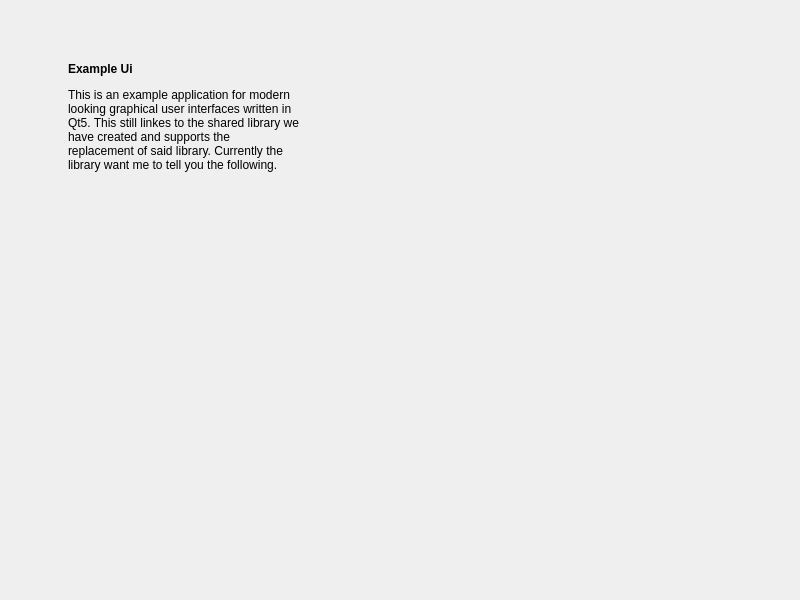
<?xml version="1.0" encoding="UTF-8"?>
<ui version="4.0">
 <class>MainWindow</class>
 <widget class="QWidget" name="MainWindow">
  <property name="geometry">
   <rect>
    <x>0</x>
    <y>0</y>
    <width>800</width>
    <height>600</height>
   </rect>
  </property>
  <property name="windowTitle">
   <string>MainWindow</string>
  </property>
  <widget class="QWidget" name="centralwidget">
   <property name="geometry">
    <rect>
     <x>0</x>
     <y>0</y>
     <width>367</width>
     <height>254</height>
    </rect>
   </property>
   <property name="sizePolicy">
    <sizepolicy hsizetype="Expanding" vsizetype="Expanding">
     <horstretch>0</horstretch>
     <verstretch>0</verstretch>
    </sizepolicy>
   </property>
   <property name="styleSheet">
    <string notr="true"/>
   </property>
   <layout class="QVBoxLayout" name="verticalLayout_2">
    <property name="spacing">
     <number>0</number>
    </property>
    <property name="leftMargin">
     <number>0</number>
    </property>
    <property name="topMargin">
     <number>0</number>
    </property>
    <property name="rightMargin">
     <number>0</number>
    </property>
    <property name="bottomMargin">
     <number>0</number>
    </property>
    <item>
     <widget class="QWidget" name="content" native="true">
      <property name="sizePolicy">
       <sizepolicy hsizetype="Expanding" vsizetype="Expanding">
        <horstretch>0</horstretch>
        <verstretch>0</verstretch>
       </sizepolicy>
      </property>
      <layout class="QGridLayout" name="gridLayout" rowstretch="0,0,0,0" rowminimumheight="0,0,0,0">
       <property name="spacing">
        <number>0</number>
       </property>
       <item row="1" column="2">
        <spacer name="verticalSpacer">
         <property name="orientation">
          <enum>Qt::Vertical</enum>
         </property>
         <property name="sizeHint" stdset="0">
          <size>
           <width>0</width>
           <height>20</height>
          </size>
         </property>
        </spacer>
       </item>
       <item row="2" column="2">
        <widget class="QWidget" name="center" native="true">
         <property name="sizePolicy">
          <sizepolicy hsizetype="Preferred" vsizetype="Preferred">
           <horstretch>0</horstretch>
           <verstretch>0</verstretch>
          </sizepolicy>
         </property>
         <layout class="QVBoxLayout" name="verticalLayout">
          <property name="leftMargin">
           <number>20</number>
          </property>
          <property name="topMargin">
           <number>20</number>
          </property>
          <property name="rightMargin">
           <number>20</number>
          </property>
          <property name="bottomMargin">
           <number>20</number>
          </property>
          <item>
           <widget class="QLabel" name="description_lbl">
            <property name="text">
             <string>&lt;html&gt;&lt;head/&gt;&lt;body&gt;&lt;p&gt;&lt;span style=&quot; font-weight:600;&quot;&gt;Example Ui&lt;/span&gt;&lt;/p&gt;&lt;p&gt;This is an example application for modern looking graphical user interfaces written in Qt5. This still linkes to the shared library we have created and supports the replacement of said library. Currently the library want me to tell you the following.&lt;/p&gt;&lt;/body&gt;&lt;/html&gt;</string>
            </property>
            <property name="wordWrap">
             <bool>true</bool>
            </property>
           </widget>
          </item>
          <item>
           <widget class="QLabel" name="library_lbl">
            <property name="text">
             <string>&lt;library_text&gt;</string>
            </property>
           </widget>
          </item>
         </layout>
        </widget>
       </item>
       <item row="3" column="2">
        <spacer name="verticalSpacer_2">
         <property name="orientation">
          <enum>Qt::Vertical</enum>
         </property>
         <property name="sizeHint" stdset="0">
          <size>
           <width>0</width>
           <height>20</height>
          </size>
         </property>
        </spacer>
       </item>
       <item row="2" column="3">
        <spacer name="horizontalSpacer">
         <property name="orientation">
          <enum>Qt::Horizontal</enum>
         </property>
         <property name="sizeHint" stdset="0">
          <size>
           <width>20</width>
           <height>0</height>
          </size>
         </property>
        </spacer>
       </item>
       <item row="2" column="1">
        <spacer name="horizontalSpacer_2">
         <property name="orientation">
          <enum>Qt::Horizontal</enum>
         </property>
         <property name="sizeHint" stdset="0">
          <size>
           <width>20</width>
           <height>0</height>
          </size>
         </property>
        </spacer>
       </item>
      </layout>
     </widget>
    </item>
   </layout>
  </widget>
 </widget>
 <resources>
  <include location="../resources/application_resources.qrc"/>
 </resources>
 <connections/>
</ui>
